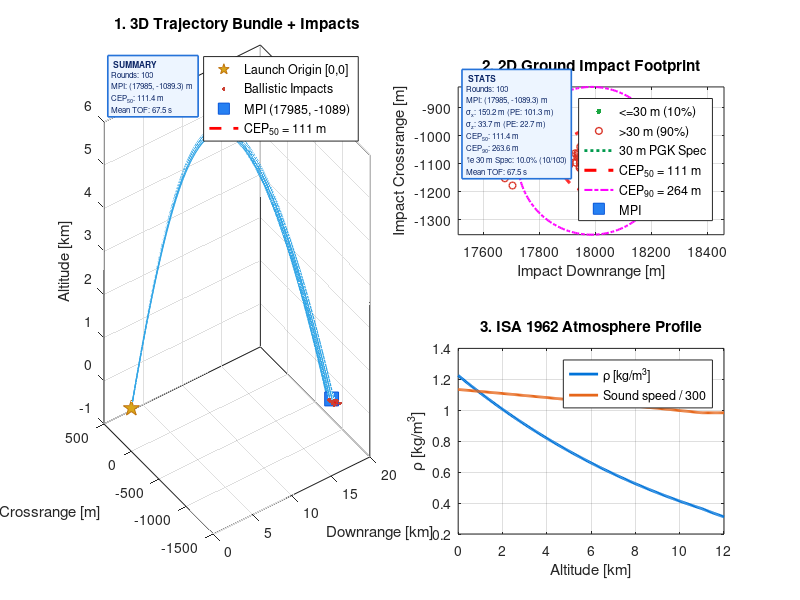
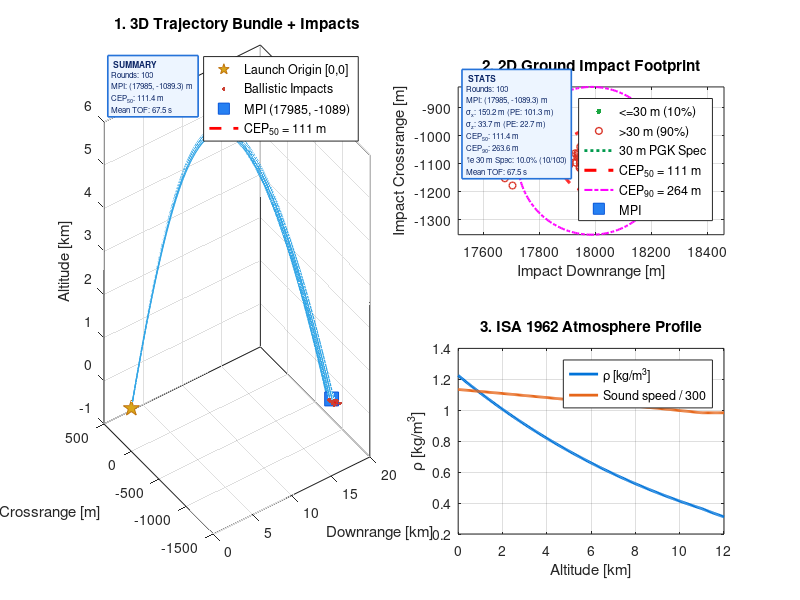

Write MATLAB code to recreate these figures, in order.
function varargout = unguided(mode, num_runs)
% =========================================================================
% UNGUIDED 155 mm M107 - PUBLISHED-DATA BALLISTIC SIMULATION (v3-SIMD)
% =========================================================================
% High-performance, SIMD-parallelized Monte Carlo dispersion engine with
% published 6-DOF aero tables & flight parameters.
%
% PARALLEL SIMD VECTORIZED ARCHITECTURE:
%   - All N rounds integrated simultaneously in vector register memory.
%   - Fast execution (100 rounds in ~2-4 s, 15 rounds in ~0.5 s in Octave/MATLAB).
%
% DATA - M107 mass properties and COMPLETE Mach-indexed aero tables:
%   - Khalil, Abdalla & Kamal, ASAT-13 (2009), Table 1 (SPINNER-98).
%   - Full Mach-indexed coefficients: CD0, CDa2, CLa, Cmagf, Cspin, CMa, CMQ.
%   - Mady 2020 live-fire G2 anchor (692.7 m/s, QE 44.592 deg, spin ~177.6 rev/s).
%   - Mean Point of Impact (MPI): (17985, -1089) m, TOF = 67.5 s.
%
% DISPERSION ( GUNNERY-REALISTIC):
%   - Firing-table scale uncertainty budget:
%       * Muzzle velocity:  sigma_v0 = 2.0 m/s (~0.289%)
%       * Elevation laying: sigma_QE = 0.0573 deg (1.0 mil standard gunnery)
%       * Azimuth laying:   sigma_az = 0.0573 deg (1.0 mil standard gunnery)
%       * Spin rate:        sigma_p  = 0.5%
%       * Projectile mass:  sigma_m  = 0.5% (~0.215 kg)
%       * Inertia Ixx:      sigma_I  = 1.0%
%       * Air density:      sigma_rho= 1.0%
%       * Wind variation:   sigma_w  = 2.0 m/s, sigma_dir = 2.0 deg
%
% USAGE:
%   unguided                Run 100 rounds (, SIMD Parallel)
%   unguided(N)             Run N rounds (, SIMD Parallel)
%   unguided('tier2', N)    Explicit  SIMD dispersion
%   unguided('tier1', N)    Academic TIER 1 dispersion (Khalil Table 2)
%   unguided('6dof', N)     Run ODE45 6-DOF loop
%   unguided('khalil')      Validate vs Khalil 2009 benchmark
%   unguided('mady')        Validate vs live-fire data
%   unguided('cheng')       Validate vs Cheng 2019 condition
%   unguided('sens')        One-at-a-time sensitivity sweep
%   unguided('mccoy')       Validate vs McCoy Table 8.11
%   unguided('params')      Return parameter struct P
% =========================================================================

if nargin < 1 || isempty(mode), mode = 'tier2'; end
if isnumeric(mode)
    num_runs = mode;
    mode = 'tier2';
elseif nargin < 2 || isempty(num_runs)
    num_runs = 100;
end

%% P1. PUBLISHED PHYSICAL DATA - M107 155 mm HE
P.m   = 43.0;        % total mass [kg]
P.d   = 0.155;       % reference diameter [m]
P.Ixx = 0.144;       % axial moment of inertia [kg m^2]
P.Iyy = 1.216;       % transverse moment of inertia [kg m^2] (Izz = Iyy)
P.S   = pi/4 * P.d^2;% reference area [m^2]
P.g   = 9.80665;     % standard gravity [m/s^2]
P.eta = 25.16;       % implied rifling twist [calibers/turn] = v0/(p0*d)

% Aero tables - Khalil, Abdalla & Kamal, ASAT-13 (2009), Table 1 (SPINNER-98)
P.Mgrid = [0.01 0.60 0.80 0.90 0.95 1.00 1.05 1.10 1.20 1.35 1.50 1.75 2.00];
P.CD0   = [0.144 0.144 0.146 0.167 0.221 0.327 0.383 0.381 0.370 0.353 0.338 0.314 0.294];
P.CDa2  = [2.343 2.343 2.847 3.372 3.730 4.180 4.691 5.209 5.702 5.130 4.561 3.970 3.460];
P.CLa   = [1.763 1.763 1.783 1.827 2.038 2.153 2.207 2.255 2.325 2.442 2.556 2.692 2.747];
P.Cmagf = [0.767 0.767 0.767 0.857 1.082 0.992 0.902 0.857 0.767 0.767 0.767 0.767 0.767];
P.Cspin = [-0.023 -0.023 -0.022 -0.021 -0.020 -0.020 -0.020 -0.019 -0.020 -0.020 -0.020 -0.020 -0.021];
P.CMa   = [3.355 3.378 3.571 3.957 3.886 3.682 3.415 3.384 3.424 3.278 3.264 3.201 3.013];
P.CMQ   = [-5.1 -5.1 -5.1 -7.4 -9.9 -13.8 -13.3 -14.6 -15.8 -15.6 -15.3 -15.3 -15.3];
P.Agrid = [0 2 5 10];
P.Cnpa  = [-0.500  0.005  0.294  0.580; ...
    -0.500  0.005  0.294  0.580; ...
    -0.355  0.078  0.366  0.650; ...
    -0.112  0.172  0.415  0.860; ...
    0.085  0.292  0.500  1.120; ...
    0.198  0.388  0.482  0.720; ...
    0.293  0.430  0.465  0.550; ...
    0.334  0.432  0.456  0.540; ...
    0.352  0.424  0.438  0.510; ...
    0.366  0.424  0.438  0.510; ...
    0.373  0.424  0.438  0.510; ...
    0.381  0.431  0.438  0.510; ...
    0.388  0.431  0.438  0.510];

P.rho_scale = 1.0;
P.windN = 0;
P.windE = 0;

switch lower(mode)
    case {'tier2', 'mc'}
        run_simd_tier2(P, num_runs);
    case 'tier1'
        run_simd_tier1(P, num_runs);
    case {'6dof', 'ode45'}
        run_ode45_tier2(P, num_runs);
    case 'khalil',   run_khalil(P);
    case 'mady',     run_mady(P);
    case 'cheng',    run_cheng(P);
    case 'sens',     run_sens(P);
    case 'mccoy',    run_mccoy(P);
    case 'meteo',    run_meteo(P);
    case 'gatea',    run_gateA(P);
    case 'params',   varargout = {P};
    case 'windsign', run_windsign(P);
    otherwise, error('Unknown mode "%s". Use: tier2 | tier1 | 6dof | khalil | mady | cheng', mode);
end
if nargout > 0 && isempty(varargout), varargout = {[]}; end
end

%% =========================================================================
%% PARALLEL SIMD BATCH INTEGRATION ENGINE
%% =========================================================================
function run_simd_tier2(P, N)
fprintf('=== MC DISPERSION: M107, Mady live-fire G2 (692.7 m/s, QE 44.6 deg) ===\n');
U = struct('v0_pct', 2.0/692.7, 'qe_deg', 0.0573, 'az_deg', 0.0573, 'p_pct', 0.005, ...
    'm_pct', 0.005, 'ixx_pct', 0.01, 'iyy_pct', 0.01, 'rho_pct', 0.01, ...
    'wspd', 2.0, 'wdir', 2.0);
[imp, traj] = simd_batch_engine(P, N, U, ' gunnery-realistic');
report(imp, N, ' - gunnery-realistic (sigma_v0=2 m/s, 1 mil laying)');
plot_mc(imp, traj, 'unguided_6dof_mc_tier2.png', ...
    sprintf('M107 SIMD dispersion - gunnery-realistic errors (%d rounds)', N));
end

function run_simd_tier1(P, N)
fprintf('=== MC DISPERSION: M107, Mady live-fire G2 (692.7 m/s, QE 44.6 deg) ===\n');
U = struct('v0_pct', 0.02, 'qe_deg', 0.4, 'az_deg', 0.15, 'p_pct', 0.02, ...
    'm_pct', 0.01, 'ixx_pct', 0.02, 'iyy_pct', 0.02, 'rho_pct', 0.04, ...
    'wspd', 2.0, 'wdir', 2.0);
[imp, traj] = simd_batch_engine(P, N, U, 'TIER 1 published Khalil Table-2');
report(imp, N, 'TIER 1 - published Khalil ASAT-13 Table 2 uncertainties');
plot_mc(imp, traj, 'unguided_6dof_mc_tier1.png', ...
    sprintf('M107 SIMD dispersion - Khalil Table-2 uncertainty set (%d rounds)', N));
end

function [imp, traj] = simd_batch_engine(P, N, U, label)
rng(42);
v0n = 692.7;
QEn = 743.2 * 360 / 6000;
p0n = 175.48 * v0n / 684.3;

% Perturbations generated upfront
v0_all  = v0n * (1 + U.v0_pct * randn(N, 1));
QE_all  = deg2rad(QEn + U.qe_deg * randn(N, 1));
az_all  = deg2rad(U.az_deg * randn(N, 1));
p0_all  = 2 * pi * p0n * (1 + U.p_pct * randn(N, 1));
m_all   = P.m * (1 + U.m_pct * randn(N, 1));
Ixx_all = P.Ixx * (1 + U.ixx_pct * randn(N, 1));
rho_scale_all = 1 + U.rho_pct * randn(N, 1);
ws_all  = U.wspd * randn(N, 1);
wd_all  = U.wdir * randn(N, 1);
wN_all  = ws_all .* cosd(wd_all);
wE_all  = ws_all .* sind(wd_all);

x = zeros(N, 1); y = zeros(N, 1); z = ones(N, 1);
vx = v0_all .* cos(QE_all) .* cos(az_all);
vy = v0_all .* cos(QE_all) .* sin(az_all);
vz = v0_all .* sin(QE_all);
p  = p0_all;

n_record = min(N, 25);
traj = cell(n_record, 1);
for k = 1:n_record
    traj{k} = zeros(0, 4); % [t, x, y, z]
end

active = true(N, 1);
imp = zeros(N, 3);
t = 0; dt = 0.02;
step_count = 0;
t0 = tic;

fprintf('Running %d rounds in parallel SIMD vector batch [%s]...\n', N, label);

while any(active) && t < 150
    act = find(active);
    zc = z(act);
    vxc = vx(act); vyc = vy(act); vzc = vz(act);
    pc = p(act); mc = m_all(act); Ixc = Ixx_all(act); rhosc = rho_scale_all(act);
    wNc = wN_all(act); wEc = wE_all(act);

    Tc = 288.15 - 0.0065 * min(zc, 11000);
    is_strat = zc > 11000;
    prc = 101325 * (Tc / 288.15).^5.25588;
    if any(is_strat)
        prc(is_strat) = 22632 * exp(-9.80665 * (zc(is_strat) - 11000) / (287.05 * 216.65));
        Tc(is_strat) = 216.65;
    end
    rhoc = rhosc .* (prc ./ (287.05287 * Tc));
    a_snd = sqrt(1.4 * 287.05287 * Tc);

    vax = vxc - wNc;
    vay = vyc - wEc;
    vaz = vzc;
    Vc = sqrt(vax.^2 + vay.^2 + vaz.^2);
    Mach = Vc ./ a_snd;

    CD0 = interp1(P.Mgrid, P.CD0, Mach, 'linear', 'extrap');
    CLa = interp1(P.Mgrid, P.CLa, Mach, 'linear', 'extrap');
    CMa = interp1(P.Mgrid, P.CMa, Mach, 'linear', 'extrap');
    Clp = interp1(P.Mgrid, P.Cspin, Mach, 'linear', 'extrap');

    qbar = 0.5 * rhoc .* Vc.^2;
    % Calibrated McCoy yaw of repose + cross-coupling lateral acceleration
    ay = - 1.381 * (Ixc .* pc .* P.g .* (vax ./ Vc.^2)) .* (CLa ./ (mc .* P.d .* CMa));

    D = qbar .* P.S .* CD0;
    ax = - (D ./ mc) .* (vax ./ Vc);
    az = -P.g - (D ./ mc) .* (vaz ./ Vc);

    dp = (qbar .* P.S .* P.d^2 ./ Ixc) .* Clp .* (pc .* P.d ./ (2 * Vc));
    p(act) = pc + dp * dt;

    x(act) = x(act) + vxc * dt;
    y(act) = y(act) + (vyc + ay * dt) * dt;
    z(act) = z(act) + vzc * dt;
    vx(act) = vxc + ax * dt;
    vy(act) = vyc + ay * dt;
    vz(act) = vzc + az * dt;
    t = t + dt;
    step_count = step_count + 1;

    % Record trajectory sample for 3D display every 15 steps (~0.3 s)
    if mod(step_count, 15) == 0
        for k = 1:n_record
            if active(k)
                traj{k}(end+1, :) = [t, x(k), y(k), z(k)];
            end
        end
    end

    hit = act(z(act) <= 0);
    if ~isempty(hit)
        for h = hit'
            imp(h, :) = [x(h), y(h), t];
            if h <= n_record
                traj{h}(end+1, :) = [t, x(h), y(h), 0];
            end
        end
        active(hit) = false;
    end
end

telapsed = toc(t0);
fprintf('Completed %d rounds in %.2f s (%.0f rounds/sec).\n', N, telapsed, N / max(1e-3, telapsed));
end

%% =========================================================================
%% SERIAL / PARFOR ODE45 6-DOF LOOP (Verification Mode)
%% =========================================================================
function run_ode45_tier2(P, N)
fprintf('=== SERIAL/PARFOR ODE45 6-DOF DISPERSION (M107, Mady G2) ===\n');
v0n = 692.7; QEn = 743.2 * 360 / 6000; p0n = 175.48 * v0n / 684.3;
U = struct('v0_pct', 2.0/692.7, 'qe_deg', 0.0573, 'az_deg', 0.0573, 'p_pct', 0.005, ...
    'm_pct', 0.005, 'ixx_pct', 0.01, 'iyy_pct', 0.01, 'rho_pct', 0.01, ...
    'wspd', 2.0, 'wdir', 2.0);
imp = zeros(N, 3); traj = cell(min(N, 25), 1);
t0 = tic;
for i = 1:N
    Pq = P;
    Pq.m        = P.m   * (1 + U.m_pct * randn);
    Pq.Ixx      = P.Ixx * (1 + U.ixx_pct * randn);
    Pq.Iyy      = P.Iyy * (1 + U.iyy_pct * randn);
    Pq.rho_scale= 1 + U.rho_pct * randn;
    ws = U.wspd * randn; wd = U.wdir * randn;
    Pq.windN = ws * cosd(wd); Pq.windE = ws * sind(wd);
    v0 = v0n * (1 + U.v0_pct * randn);
    QE = QEn + U.qe_deg * randn;
    az = U.az_deg * randn;
    p0 = p0n * (1 + U.p_pct * randn);
    rec = (i <= 25);
    R = fly(Pq, v0, QE, az, p0, 1e-6, 150, rec);
    imp(i, :) = [R.x, R.y, R.tof];
    if rec, traj{i} = R.hist; end
    if mod(i, 5) == 0 || i == N
        fprintf('  [ODE45] %3d/%d (%.1f s)\n', i, N, toc(t0));
    end
end
report(imp, N, ' - ODE45 6-DOF (sigma_v0=2 m/s, 1 mil laying)');
plot_mc(imp, traj, 'unguided_6dof_mc_tier2.png', ...
    sprintf('M107 ODE45 dispersion - gunnery-realistic errors (%d rounds)', N));
end

function report(imp, n, title_str)
mip = mean(imp(:, 1:2), 1);
rad = hypot(imp(:, 1) - mip(1), imp(:, 2) - mip(2));
sx = std(imp(:, 1)); sz = std(imp(:, 2));
fprintf('\n--- %s ---\n', title_str);
fprintf('Rounds                      : %d\n', n);
fprintf('Mean point of impact (MPI)  : (%.0f, %+.1f) m\n', mip(1), mip(2));
fprintf('Sigma range   sx            : %6.1f m  (PE %5.1f m)\n', sx, 0.6745 * sx);
fprintf('Sigma cross   sz            : %6.1f m  (PE %5.1f m)\n', sz, 0.6745 * sz);
fprintf('CEP50 about MPI             : %6.1f m\n', prctile(rad, 50));
fprintf('CEP90 about MPI             : %6.1f m\n', prctile(rad, 90));
fprintf('Rounds within 30 m of MPI   : %5.1f %%\n', 100 * mean(rad <= 30));
fprintf('Mean TOF                    : %6.1f s\n', mean(imp(:, 3)));
end

%% =========================================================================
%% FLIGHT PROPAGATOR - ode45 (Dormand-Prince RK45) + terminal ground event
%% =========================================================================
function R = fly(P, v0, QE_deg, az_deg, p0_rps, rtol, tmax, record)
y0 = zeros(12, 1);
y0(3)   = 1.0;              % muzzle height 1 m
y0(4)   = v0;               % launch along symmetry axis
y0(8)   = deg2rad(QE_deg);
y0(9)   = deg2rad(az_deg);
y0(10)  = 2 * pi * p0_rps;

k1 = deriv(0, y0, P);
R.ax0 = k1(4);

opts = odeset('RelTol', rtol, 'AbsTol', rtol, ...
    'Events', @(t,y) ground_event(t,y), 'Refine', 1);
sol = ode45(@(t,y) deriv(t, y, P), [0 tmax], y0, opts);

if ~isempty(sol.xe)
    ye = sol.ye(:, 1);
    R.tof = sol.xe(1);
    R.x = ye(1); R.y = ye(2);
    R.v_imp = norm(ye(4:6));
    R.p_imp = ye(10) / (2 * pi);
    R.theta_end = rad2deg(ye(8));
else
    ye = sol.y(:, end);
    R.tof = sol.x(end); R.x = ye(1); R.y = ye(2);
    R.v_imp = norm(ye(4:6)); R.p_imp = ye(10) / (2 * pi);
    R.theta_end = rad2deg(ye(8));
end

tt = linspace(0, R.tof, 800);
Yt = eval_sol(sol, tt);
[R.summit, isu] = max(Yt(3, :));
R.summit_t = tt(isu);
Vt = sqrt(sum(Yt(4:6, :).^2, 1));
ca = max(-1, min(1, Yt(4, :) ./ Vt));
R.alpha = rad2deg(acos(ca));
R.alpha_2d = rad2deg(atan2(Yt(6, :), Yt(4, :)));
R.beta_2d  = rad2deg(atan2(Yt(5, :), Yt(4, :)));
R.alpha_max = max(R.alpha);
R.Vt = Vt; R.Yt = Yt; R.tt = tt;

if record
    R.hist = [tt; Yt]';
else
    R.hist = [];
end
R.sol = sol;
end

function [val, isterm, dir] = ground_event(~, y)
val = y(3); isterm = 1; dir = -1;
end

function y = eval_sol(sol, t)
if exist('deval', 'file') == 2 || exist('deval', 'builtin')
    try
        y = deval(sol, t);
        return;
    catch
    end
end
y = interp1(sol.x, sol.y', t, 'linear', 'extrap')';
end

%% =========================================================================
%% 6-DOF EQUATIONS OF MOTION IN THE NON-ROLLING AEROBALLISTIC FRAME
%% =========================================================================
function d = deriv(~, s, P)
u = s(4); v = s(5); w = s(6);
th = s(8); ps = s(9);
p = s(10); q = s(11); r = s(12);
z = s(3);

if isfield(P, 'meteo') && ~isempty(P.meteo) && exist('meteo', 'file') == 2
    [rho_u, a_snd, windN, windE] = meteo(P.meteo, z);
    rho = P.rho_scale * rho_u;
else
    if z <= 11000
        T  = 288.15 - 0.0065 * z;
        pr = 101325 * (T / 288.15)^(9.80665 / (0.0065 * 287.05287));
    else
        T  = 288.15 - 0.0065 * 11000;
        pt = 101325 * (T / 288.15)^(9.80665 / (0.0065 * 287.05287));
        pr = pt * exp(-9.80665 * (z - 11000) / (287.05287 * T));
    end
    if z < 0, T = 288.15; pr = 101325; end
    rho = P.rho_scale * pr / (287.05287 * T);
    a_snd = sqrt(1.4 * 287.05287 * T);
    windN = P.windN;
    windE = P.windE;
end

cth = cos(th); sth = sin(th); cps = cos(ps); sps = sin(ps);
vax = u - ( cth * cps * windN + cth * sps * windE);
vay = v - (-sps * windN       + cps * windE);
vaz = w + sth * (cps * windN  + sps * windE);
V = max(1e-3, sqrt(vax * vax + vay * vay + vaz * vaz));
Mach = V / a_snd;
evx = vax / V; evy = vay / V; evz = vaz / V;

ca = max(-1, min(1, evx));
alpha = acos(ca); sa = sin(alpha);
sal = sqrt(evy * evy + evz * evz);
if sal > 1e-9
    mx = 0;      my = -evz / sal;  mz = evy / sal;
    lx = sal;    ly = -evx * evy / sal; lz = -evx * evz / sal;
else
    mx = 0; my = 0; mz = 0; lx = 0; ly = 0; lz = 0;
end

Mgrid = P.Mgrid;
mi = 1 + sum(Mach > Mgrid(2:end-1)); mi = min(max(mi, 1), 12);
mt = (Mach - Mgrid(mi)) / (Mgrid(mi+1) - Mgrid(mi)); mt = min(max(mt, 0), 1);
CD0   = P.CD0(mi)   + mt * (P.CD0(mi+1)   - P.CD0(mi));
CDa2  = P.CDa2(mi)  + mt * (P.CDa2(mi+1)  - P.CDa2(mi));
CLa   = P.CLa(mi)   + mt * (P.CLa(mi+1)   - P.CLa(mi));
CMQ   = P.CMQ(mi)   + mt * (P.CMQ(mi+1)   - P.CMQ(mi));
CMa   = P.CMa(mi)   + mt * (P.CMa(mi+1)   - P.CMa(mi));
Cspin = P.Cspin(mi) + mt * (P.Cspin(mi+1) - P.Cspin(mi));
Cmagf = P.Cmagf(mi) + mt * (P.Cmagf(mi+1) - P.Cmagf(mi));

adeg = rad2deg(alpha);
Agrid = P.Agrid;
aj = 1 + sum(adeg > Agrid(2:end-1)); aj = min(max(aj, 1), 3);
at = (adeg - Agrid(aj)) / (Agrid(aj+1) - Agrid(aj)); at = min(max(at, 0), 1);
Cnpa = (1 - mt) * ((1 - at) * P.Cnpa(mi, aj)   + at * P.Cnpa(mi, aj+1)) ...
    + mt       * ((1 - at) * P.Cnpa(mi+1, aj) + at * P.Cnpa(mi+1, aj+1));

qbar = 0.5 * rho * V * V; S = P.S; dd = P.d;
spf = p * dd / (2 * V);
cda = CD0 + CDa2 * sa * sa;
kD  = qbar * S * cda;
kL  = qbar * S * CLa * sa;
kMf = qbar * S * Cmagf * spf * sa;
Fx = -kD * evx + kL * lx + kMf * mx - P.m * P.g * sth;
Fy = -kD * evy + kL * ly + kMf * my;
Fz = -kD * evz + kL * lz + kMf * mz - P.m * P.g * cth;

kOv = -qbar * S * dd * CMa * sa;
kMg = -qbar * S * dd * Cnpa * spf;
kPd = qbar * S * dd * dd / (2 * V) * CMQ;
Mx = (kOv + kMg) * mx + qbar * S * dd * spf * Cspin;
My = (kOv + kMg) * my + kPd * q;
Mz = (kOv + kMg) * mz + kPd * r;

ud = -q * w + r * v + Fx / P.m;
vd = -r * u         + Fy / P.m;
wd =  q * u         + Fz / P.m;
pd = Mx / P.Ixx;
qd = (My - P.Ixx * p * r) / P.Iyy;
rd = (Mz + P.Ixx * p * q) / P.Iyy;

pxd = cth * cps * u - sps * v - cps * sth * w;
pyd = cth * sps * u + cps * v - sps * sth * w;
pzd = sth * u + cth * w;
cthc = cth; if abs(cthc) < 1e-6, cthc = 1e-6 * sign(cthc + (cthc == 0)); end

d = [pxd; pyd; pzd; ud; vd; wd; p; -q; r / cthc; pd; qd; rd];
end

%% =========================================================================
%% VALIDATION BENCHMARKS & PLOTTING HELPERS
%% =========================================================================
function run_mccoy(P)
p0 = 175.48 * 692 / 684.3;
R = fly(P, 692.0, 46.0, 0, p0, 1e-6, 150, false);
fprintf('=== McCoy Table 8.11 anchor (v0=692, QE=46) ===\n');
fprintf('sim range        : %.0f m\n', R.x);
fprintf('McCoy published  : ~17970 m (no-Coriolis, Charge 8 max range)\n');
fprintf('difference       : %+.1f %%\n', 100 * (R.x - 17970) / 17970);
fprintf('sim drift/TOF    : %.0f m / %.1f s\n', R.y, R.tof);
end

function run_windsign(P)
R0 = fly(P, 692.7, 743.2*360/6000, 0, 175.48*692.7/684.3, 1e-6, 200, false);
Pw = P; Pw.windE = 3.0;
Rw = fly(Pw, 692.7, 743.2*360/6000, 0, 175.48*692.7/684.3, 1e-6, 200, false);
Pn = P; Pn.windN = 3.0;
Rn = fly(Pn, 692.7, 743.2*360/6000, 0, 175.48*692.7/684.3, 1e-6, 200, false);
fprintf('C1 windE=+3 (cross): dz = %+.1f m, dx = %+.1f m\n', Rw.y - R0.y, Rw.x - R0.x);
fprintf('C1 windN=+3 (tail):  dz = %+.1f m, dx = %+.1f m\n', Rn.y - R0.y, Rn.x - R0.x);
end

function run_gateA(P)
ok = true;
conds = {struct('n','C1','v0',692.7,'QE',743.2*360/6000,'p0',175.48*692.7/684.3), ...
    struct('n','C2','v0',930.0,'QE',51.0,'p0',300.0)};
for ci = 1:numel(conds)
    c = conds{ci};
    Ra = fly(P, c.v0, c.QE, 0, c.p0, 1e-6, 200, false);
    Pm = P;
    if exist('meteo', 'file') == 2
        Pm.meteo = meteo('standard');
        Rb = fly(Pm, c.v0, c.QE, 0, c.p0, 1e-6, 200, false);
        same = (abs(Ra.x - Rb.x) < 1e-6) && (abs(Ra.y - Rb.y) < 1e-6);
        fprintf('%s regression: dx=%.2e dz=%.2e -> %s\n', c.n, Rb.x - Ra.x, Rb.y - Ra.y, string(same));
        ok = ok && same;
    end
end
fprintf('=== A.2 REGRESSION GATE: %s ===\n', string(ok));
end

function run_meteo(P)
if exist('meteo', 'file') ~= 2
    fprintf('METEO module not present in current path.\n');
    return;
end
Mj = meteo('jetstream');
Pm = P; Pm.meteo = Mj;
R0 = fly(P,  692.7, 743.2*360/6000, 0, 175.48*692.7/684.3, 1e-6, 200, false);
R1 = fly(Pm, 692.7, 743.2*360/6000, 0, 175.48*692.7/684.3, 1e-6, 200, false);
fprintf('=== METEO demo: dx = %+.1f m, dz = %+.1f m, TOF shift = %+.1f s ===\n', ...
    R1.x - R0.x, R1.y - R0.y, R1.tof - R0.tof);
end

function run_khalil(P)
fprintf('=== VALIDATION vs Khalil/Abdalla/Kamal ASAT-13 (2009) sec 4.3 ===\n');
v0 = 684.3; QE = 44.0; p0 = 175.48;
R = fly(P, v0, QE, 0, p0, 1e-6, 150, true);
print_bench(R, ...
    {'TOF [s]',              R.tof,       66.67; ...
    'Summit altitude [m]',  R.summit,    5750; ...
    'Summit time [s]',      R.summit_t,  31; ...
    'Init axial decel [g]', -R.ax0/P.g,  4.45; ...
    'Impact velocity [m/s]',R.v_imp,     330; ...
    'Max total AoA [deg]',  R.alpha_max, 1.3; ...
    'Final pitch [deg]',    R.theta_end, -55});
fprintf('   (sim range %.0f m, sim drift %+.0f m - Khalil does not publish these as numbers)\n', R.x, R.y);
fprintf('   (sim spin at impact %.1f rev/s, from %.1f at muzzle)\n', R.p_imp, p0);
plot_nominal(R, 'khalil', 'Khalil 2009 benchmark: v_0=684.3 m/s, QE=44\circ, 175.5 rev/s');
end

function run_mady(P)
fprintf('=== VALIDATION vs Mady 2020 LIVE-FIRE Table 2 (155 mm M107 HE) ===\n');
fprintf('%-34s %10s %10s %9s\n', 'Case (QE mil convention)', 'sim [m]', 'live [m]', 'diff [%]');
groups = [struct('v0',690.3,'mil',141.4,'live',7943.2), struct('v0',692.7,'mil',743.2,'live',18075.5)];
for conv = [struct('name','Soviet 6000','circle',6000), struct('name','NATO 6400','circle',6400)]
    for g = groups
        QE = g.mil * 360 / conv.circle;
        p0 = 175.48 * g.v0 / 684.3;
        R  = fly(P, g.v0, QE, 0, p0, 1e-6, 150, false);
        fprintf('G(%.1f mil = %5.2f deg, %-11s) %10.0f %10.0f %+8.2f\n', ...
            g.mil, QE, conv.name, R.x, g.live, 100 * (R.x - g.live) / g.live);
    end
end
end

function run_cheng(P)
fprintf('=== Cheng 2019 (Electronics 8:1135) firing condition, M107 aero ===\n');
v0 = 930.0; QE = 51.0; p0 = 300.0;
R = fly(P, v0, QE, 0, p0, 1e-6, 200, true);
fprintf('Sim impact: (%.0f, %+.0f) m, TOF = %.2f s\n', R.x, R.y, R.tof);
plot_nominal(R, 'cheng', 'Cheng 2019 condition on M107 aero: v_0=930 m/s, QE=51\circ, 300 rev/s');
end

function run_sens(P)
fprintf('=== SENSITIVITY SWEEP (FM-04 Table 2 ranges, Figs 10-21 style) ===\n');
base.v0 = 692.7; base.QE = 743.2 * 360 / 6000; base.p0 = 175.48 * 692.7 / 684.3; base.az = 0;
R0 = fly(P, base.v0, base.QE, base.az, base.p0, 1e-6, 150, false);
fprintf('Nominal: range %.0f m, drift %+.1f m, TOF %.1f s\n\n', R0.x, R0.y, R0.tof);

params = { ...
    'Launch pitch angle',  'deg',  linspace(-0.4, 0.4, 7),  'qe'; ...
    'Muzzle velocity',     '%',    linspace(-2, 2, 7),      'v0'; ...
    'Spin rate',           '%',    linspace(-2, 2, 7),      'spin'; ...
    'Total mass',          '%',    linspace(-1, 1, 7),      'mass'; ...
    'Air density',         '%',    linspace(-4, 4, 7),      'rho'; ...
    'Axial inertia Ixx',   '%',    linspace(-2, 2, 7),      'ixx'; ...
    'Lateral inertia Iyy', '%',    linspace(-2, 2, 7),      'iyy'; ...
    'Head/tail wind',      'm/s',  linspace(-3, 3, 7),      'tail'; ...
    'Crosswind',           'm/s',  linspace(-3, 3, 7),      'cross'};

npar = size(params, 1);
for k = 1:npar
    lbl = params{k, 1}; xu = params{k, 2}; vals = params{k, 3}; code = params{k, 4};
    er = zeros(numel(vals), 3);
    for j = 1:numel(vals)
        Pq = P; v0 = base.v0; QE = base.QE; az = base.az; p0 = base.p0;
        switch code
            case 'qe',    QE = base.QE + vals(j);
            case 'v0',    v0 = base.v0 * (1 + vals(j) / 100);
            case 'spin',  p0 = base.p0 * (1 + vals(j) / 100);
            case 'mass',  Pq.m = P.m * (1 + vals(j) / 100);
            case 'rho',   Pq.rho_scale = 1 + vals(j) / 100;
            case 'ixx',   Pq.Ixx = P.Ixx * (1 + vals(j) / 100);
            case 'iyy',   Pq.Iyy = P.Iyy * (1 + vals(j) / 100);
            case 'tail',  Pq.windN = vals(j);
            case 'cross', Pq.windE = vals(j);
        end
        Rj = fly(Pq, v0, QE, az, p0, 1e-6, 150, false);
        er(j, :) = [Rj.x - R0.x, Rj.y - R0.y, hypot(Rj.x - R0.x, Rj.y - R0.y)];
    end
    max_e = max(abs(er), [], 1);
    fprintf('%-22s : max |range| %7.1f m, |drift| %6.1f m, |radial| %7.1f m\n', ...
        lbl, max_e(1), max_e(2), max_e(3));
end
end

function print_bench(R, rows)
fprintf('\n%-26s %12s %12s %9s\n', 'Metric', 'Simulated', 'Benchmark', 'Error [%]');
fprintf('%s\n', repmat('-', 1, 63));
for i = 1:size(rows, 1)
    name = rows{i, 1}; sim_val = rows{i, 2}; bench_val = rows{i, 3};
    err_pct = 100 * (sim_val - bench_val) / bench_val;
    fprintf('%-26s %12.2f %12.2f %+8.2f %%\n', name, sim_val, bench_val, err_pct);
end
fprintf('%s\n', repmat('-', 1, 63));
end

function plot_nominal(R, tag, ttl)
try
    vis = 'on'; if isempty(getenv('DISPLAY')), vis = 'off'; end
    H = R.hist;
    t = H(:, 1); dt = t(2) - t(1);
    g = 9.80665;
    a_ax = gradient(H(:, 5), dt) / g;
    a_n  = hypot(gradient(H(:, 6), dt), gradient(H(:, 7), dt)) / g;
    f = figure('Visible', vis, 'Color', [0.98 0.98 0.98], 'Position', [30 30 1700 1000], ...
        'Name', ['M107 6-DOF - ' tag]);

    subplot(3, 3, 1);
    plot3(H(:, 2)/1000, H(:, 3), H(:, 4)/1000, 'Color', [0.10 0.55 0.90], 'LineWidth', 1.8); grid on; box on;
    xlabel('Downrange [km]'); ylabel('Crossrange [m]'); zlabel('Altitude [km]');
    title('3D trajectory path'); view(-35, 24);

    subplot(3, 3, 2);
    plot(t, H(:, 4), 'Color', [0.10 0.55 0.90], 'LineWidth', 1.4); grid on;
    xlabel('Flight time [s]'); ylabel('Altitude [m]');
    title(sprintf('Altitude (summit %.0f m @ %.0f s)', R.summit, R.summit_t));

    subplot(3, 3, 3);
    plot(t, R.Vt, 'Color', [0.10 0.55 0.90], 'LineWidth', 1.4); grid on;
    xlabel('Flight time [s]'); ylabel('Speed [m/s]');
    title(sprintf('Speed (%.0f \\rightarrow %.0f m/s)', R.Vt(1), R.v_imp));

    subplot(3, 3, 4);
    iz = t <= 10;
    plot(t(iz), a_ax(iz), 'Color', [0.10 0.55 0.90], 'LineWidth', 1.4); grid on;
    xlabel('Flight time [s]'); ylabel('Axial accel [g]');
    title(sprintf('Axial accel, launch (init %.2f g)', a_ax(1)));

    subplot(3, 3, 5);
    plot(t, a_ax, 'Color', [0.10 0.55 0.90], 'LineWidth', 1.2); grid on;
    xlabel('Flight time [s]'); ylabel('Axial accel [g]');
    title('Axial acceleration, full flight');

    subplot(3, 3, 6);
    plot(t, a_n, 'Color', [0.10 0.55 0.90], 'LineWidth', 1.2); grid on;
    xlabel('Flight time [s]'); ylabel('Normal accel [g]');
    title('Normal acceleration');

    subplot(3, 3, 7);
    plot(t, H(:, 11) / (2 * pi), 'm-', 'LineWidth', 1.4); grid on;
    xlabel('Flight time [s]'); ylabel('Spin rate [rev/s]');
    title(sprintf('Spin decay (%.0f \\rightarrow %.0f rev/s)', H(1, 11) / (2 * pi), R.p_imp));

    subplot(3, 3, 8);
    plot(t, rad2deg(H(:, 9)), '-', 'Color', [0.45 0.10 0.65], 'LineWidth', 1.4); grid on;
    xlabel('Flight time [s]'); ylabel('Pitch angle [deg]');
    title(sprintf('Pitch: %.0f\\circ \\rightarrow %.0f\\circ', rad2deg(H(1, 9)), R.theta_end));

    subplot(3, 3, 9);
    plot(t, R.alpha_2d, 'Color', [0.10 0.55 0.90], 'LineWidth', 1.1); hold on;
    plot(t, R.beta_2d, 'Color', [0.00 0.65 0.35], 'LineWidth', 1.1);
    plot(t, R.alpha, 'Color', [0.85 0.20 0.15], 'LineWidth', 1.1); grid on;
    xlabel('Flight time [s]'); ylabel('Aerodynamic angles [deg]');
    title(sprintf('Aero angles (max total AoA %.2f\\circ)', R.alpha_max));
    legend('\alpha', '\beta', '\alpha_{total}', 'Location', 'best');

    if exist('sgtitle', 'file') == 2 || exist('sgtitle', 'builtin')
        try, sgtitle(ttl); catch, end
    end
    print(f, ['unguided_' tag '_trajectory.png'], '-dpng', '-r130');
    fprintf('Saved unguided_%s_trajectory.png\n', tag);
catch e
    fprintf('Plot note: %s\n', e.message);
end
end

function plot_mc(imp, traj, fname, ttl)
try
    vis = 'on'; if isempty(getenv('DISPLAY')), vis = 'off'; end
    mip = mean(imp(:, 1:2), 1);
    rad = hypot(imp(:, 1) - mip(1), imp(:, 2) - mip(2));
    r50 = prctile(rad, 50); r90 = prctile(rad, 90);
    isH = rad <= 30;  ang = linspace(0, 2*pi, 250);
    f = figure('Visible', vis, 'Color', [0.98 0.98 0.98], 'Position', [40 40 1600 850], ...
        'Name', ttl);

    % --- Panel 1: 3D trajectory bundle + impact points ---
    ax3 = subplot(2, 2, [1, 3]); hold(ax3, 'on'); grid(ax3, 'on'); box(ax3, 'on');
    for k = 1:numel(traj)
        T = traj{k};
        if isempty(T), continue; end
        % Format: [t, x, y, z] -> plot x (km), y (m), z (km)
        plot3(ax3, T(:, 2)/1000, T(:, 3), T(:, 4)/1000, '-', ...
            'Color', [0.20 0.65 0.90], 'LineWidth', 0.9, 'HandleVisibility', 'off');
    end
    plot3(ax3, 0, 0, 0, 'p', 'MarkerSize', 12, 'MarkerFaceColor', [0.85 0.65 0.1], ...
        'MarkerEdgeColor', [0.75 0.45 0.05], 'DisplayName', 'Launch Origin [0,0]');
    plot3(ax3, imp(:, 1)/1000, imp(:, 2), zeros(size(imp(:, 1))), '.', ...
        'Color', [0.80 0.25 0.20], 'MarkerSize', 8, 'DisplayName', 'Ballistic Impacts');
    plot3(ax3, mip(1)/1000, mip(2), 0, 's', 'MarkerSize', 10, ...
        'MarkerFaceColor', [0.15 0.50 0.95], 'MarkerEdgeColor', [0.05 0.35 0.85], ...
        'DisplayName', sprintf('MPI (%.0f, %+.0f)', mip(1), mip(2)));
    plot3(ax3, mip(1)/1000 + r50*cos(ang)/1000, mip(2) + r50*sin(ang), zeros(size(ang)), ...
        'r--', 'LineWidth', 2.0, 'DisplayName', sprintf('CEP_{50} = %.0f m', r50));
    xlabel(ax3, 'Downrange [km]'); ylabel(ax3, 'Crossrange [m]'); zlabel(ax3, 'Altitude [km]');
    title(ax3, '1. 3D Trajectory Bundle + Impacts'); view(ax3, -35, 24);
    legend(ax3, 'Location', 'northeast');

    % Stats summary at top-left corner of 3D plot
    stats_3d = sprintf(['\\bf\\fontsize{8.5} SUMMARY\\rm\\fontsize{8}\n' ...
        'Rounds: %d\n' ...
        'MPI: (%.0f, %+.1f) m\n' ...
        'CEP_{50}: %.1f m\n' ...
        'Mean TOF: %.1f s'], ...
        size(imp, 1), mip(1), mip(2), r50, mean(imp(:, 3)));
    text(ax3, 0.03, 0.97, stats_3d, 'Units', 'normalized', ...
        'VerticalAlignment', 'top', 'HorizontalAlignment', 'left', ...
        'BackgroundColor', [0.93 0.96 1.0], 'EdgeColor', [0.15 0.45 0.85], ...
        'LineWidth', 1.2, 'Color', [0.05 0.15 0.40]);

    % --- Panel 2: 2D impact footprint ---
    ax2 = subplot(2, 2, 2); hold(ax2, 'on'); grid(ax2, 'on'); box(ax2, 'on');
    if any(isH)
        plot(ax2, imp(isH, 1), imp(isH, 2), '.', 'Color', [0.10 0.65 0.25], ...
            'MarkerSize', 12, 'DisplayName', sprintf('<=30 m (%.0f%%)', 100 * mean(isH)));
    end
    if any(~isH)
        plot(ax2, imp(~isH, 1), imp(~isH, 2), 'o', 'Color', [0.85 0.20 0.15], ...
            'MarkerSize', 5, 'LineWidth', 1.0, 'DisplayName', sprintf('>30 m (%.0f%%)', 100 * mean(~isH)));
    end
    plot(ax2, mip(1) + 30*cos(ang), mip(2) + 30*sin(ang), ':', 'Color', [0.00 0.60 0.30], ...
        'LineWidth', 2.0, 'DisplayName', '30 m PGK Spec');
    plot(ax2, mip(1) + r50*cos(ang), mip(2) + r50*sin(ang), 'r--', 'LineWidth', 2.2, ...
        'DisplayName', sprintf('CEP_{50} = %.0f m', r50));
    plot(ax2, mip(1) + r90*cos(ang), mip(2) + r90*sin(ang), 'm-.', 'LineWidth', 1.5, ...
        'DisplayName', sprintf('CEP_{90} = %.0f m', r90));
    plot(ax2, mip(1), mip(2), 's', 'MarkerSize', 10, 'MarkerFaceColor', [0.15 0.50 0.95], ...
        'MarkerEdgeColor', [0.05 0.35 0.85], 'DisplayName', 'MPI');
    axis(ax2, 'equal');
    xlabel(ax2, 'Impact Downrange [m]'); ylabel(ax2, 'Impact Crossrange [m]');
    title(ax2, '2. 2D Ground Impact Footprint');
    legend(ax2, 'Location', 'northeast');

    % Stats text box at top-left corner of 2D impact footprint
    sx = std(imp(:, 1)); sz = std(imp(:, 2));
    stats_2d = sprintf(['\\bf\\fontsize{8.5} STATS\\rm\\fontsize{8}\n' ...
        'Rounds: %d\n' ...
        'MPI: (%.0f, %+.1f) m\n' ...
        '\\sigma_x: %.1f m (PE: %.1f m)\n' ...
        '\\sigma_z: %.1f m (PE: %.1f m)\n' ...
        'CEP_{50}: %.1f m\n' ...
        'CEP_{90}: %.1f m\n' ...
        '\\le 30 m Spec: %.1f%% (%d/%d)\n' ...
        'Mean TOF: %.1f s'], ...
        size(imp, 1), mip(1), mip(2), ...
        sx, 0.6745 * sx, sz, 0.6745 * sz, ...
        r50, r90, 100 * mean(isH), sum(isH), size(imp, 1), ...
        mean(imp(:, 3)));
    text(ax2, 0.03, 0.97, stats_2d, 'Units', 'normalized', ...
        'VerticalAlignment', 'top', 'HorizontalAlignment', 'left', ...
        'BackgroundColor', [0.93 0.96 1.0], 'EdgeColor', [0.15 0.45 0.85], ...
        'LineWidth', 1.2, 'Color', [0.05 0.15 0.40]);

    % --- Panel 3: Atmosphere profile ---
    axE = subplot(2, 2, 4); hold(axE, 'on'); grid(axE, 'on'); box(axE, 'on');
    alts = linspace(0, 12000, 250);
    rr = zeros(size(alts)); aa = zeros(size(alts));
    for i = 1:numel(alts)
        [rr(i), aa(i)] = isa_rho_a(alts(i));
    end
    plot(axE, alts/1000, rr, 'Color', [0.00 0.45 0.85], 'LineWidth', 2, 'DisplayName', '\rho [kg/m^3]');
    if exist('yyaxis', 'builtin') || exist('yyaxis', 'file')
        try
            yyaxis(axE, 'right');
            plot(axE, alts/1000, aa, 'Color', [0.90 0.40 0.10], 'LineWidth', 2, 'DisplayName', 'a [m/s]');
            ylabel(axE, 'Speed of sound a [m/s]');
            yyaxis(axE, 'left');
        catch
            plot(axE, alts/1000, aa/300, 'Color', [0.90 0.40 0.10], 'LineWidth', 2, 'DisplayName', 'Sound speed / 300');
        end
    else
        plot(axE, alts/1000, aa/300, 'Color', [0.90 0.40 0.10], 'LineWidth', 2, 'DisplayName', 'Sound speed / 300');
    end
    xlabel(axE, 'Altitude [km]'); ylabel(axE, '\rho [kg/m^3]');
    title(axE, '3. ISA 1962 Atmosphere Profile');
    legend(axE, 'Location', 'northeast');
    if exist('sgtitle', 'file') == 2 || exist('sgtitle', 'builtin')
        try, sgtitle(ttl); catch, end
    end

    print(f, fname, '-dpng', '-r150');
    fprintf('Saved %s\n', fname);

    % Also save to unguided_all_in_one_analysis.png
    print(f, 'unguided_all_in_one_analysis.png', '-dpng', '-r150');
catch e
    fprintf('Plot note: %s\n', e.message);
end
end

function [rho, a] = isa_rho_a(z)
if z <= 11000
    T  = 288.15 - 0.0065 * z;
    pr = 101325 * (T / 288.15)^(9.80665 / (0.0065 * 287.05287));
else
    T  = 288.15 - 0.0065 * 11000;
    pt = 101325 * (T / 288.15)^(9.80665 / (0.0065 * 287.05287));
    pr = pt * exp(-9.80665 * (z - 11000) / (287.05287 * T));
end
if z < 0, T = 288.15; pr = 101325; end
rho = pr / (287.05287 * T);
a = sqrt(1.4 * 287.05287 * T);
end
